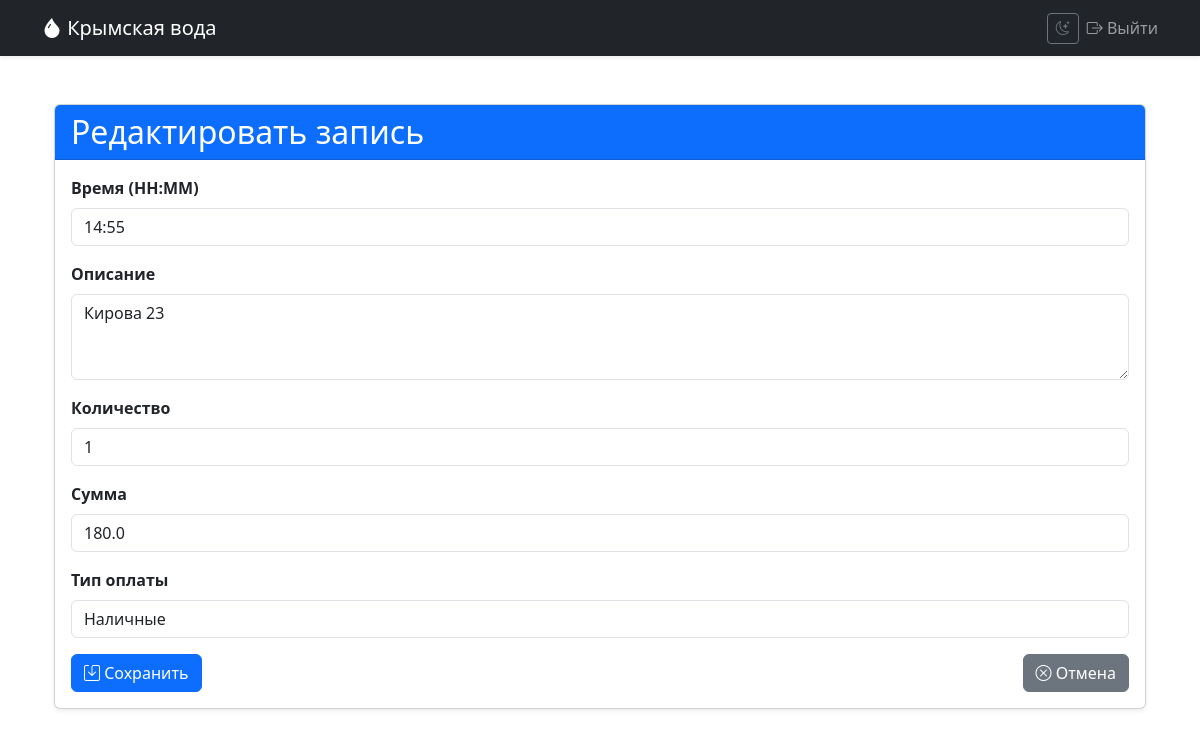
The page /edit/6 (signed in) on the database as committed earlier.
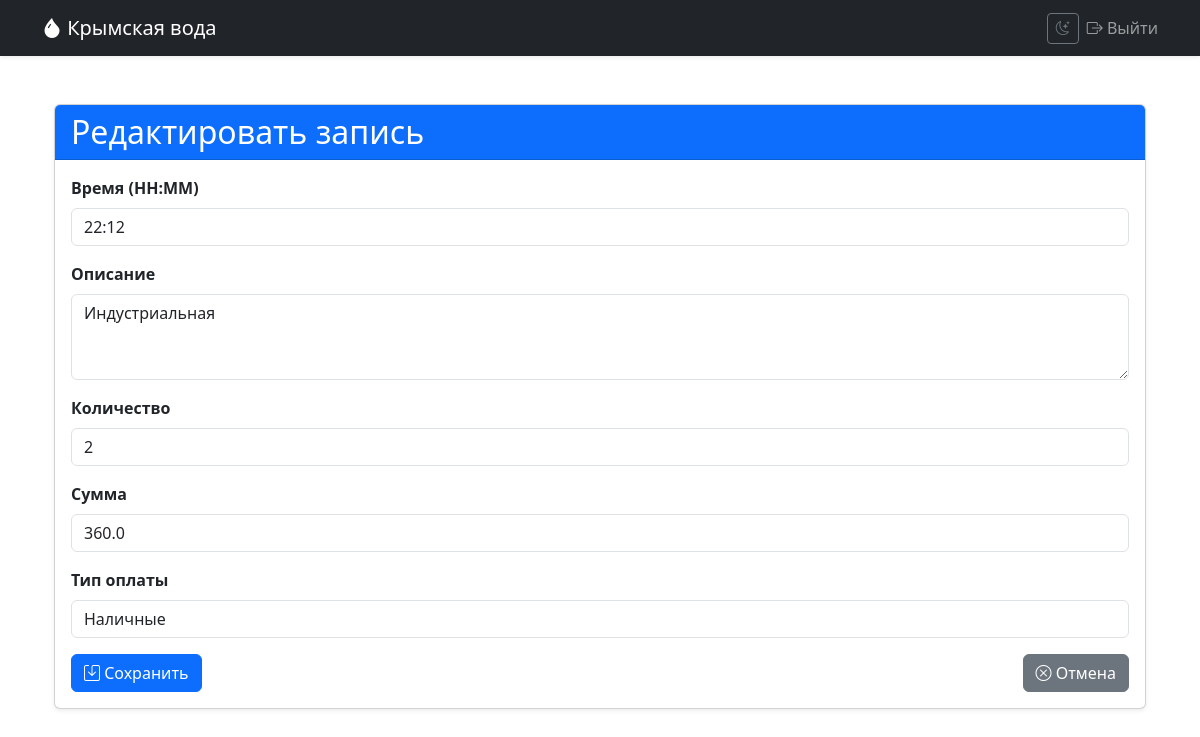
The same page on the database as committed later.
### app/models.py (models this page shows, shortened)
class DeliveryRecord(db.Model):
    id = db.Column(db.Integer, primary_key=True)
    date = db.Column(db.Date, index=True, default=datetime.utcnow)
    time = db.Column(db.String(5), nullable=False)  # HH:MM format
    description = db.Column(db.String(200), nullable=True)  # Сделали nullable
    quantity = db.Column(db.Integer, nullable=True)         # Сделали nullable
    amount = db.Column(db.Float, nullable=True)             # Сделали nullable
    payment_type = db.Column(db.String(20), nullable=True)  # Сделали nullable
    user_id = db.Column(db.Integer, db.ForeignKey('user.id'), nullable=False)
    note = db.Column(db.Text, nullable=True)                # Добавлено поле для заметки
    is_note = db.Column(db.Boolean, default=False, nullable=False)  # Добавлено поле для флага

### app/delivery/routes.py (the view, shortened to what this page needs)
@bp.route('/edit/<int:id>', methods=['GET', 'POST'])
@login_required
def edit_record(id):
    record = DeliveryRecord.query.get_or_404(id)
    if record.user_id != current_user.id:
        abort(403)
    if record.is_note:
        form = NoteForm(obj=record)
    else:
        form = DeliveryRecordForm(obj=record)
    return render_template('delivery/edit.html', form=form, record=record)

### app/delivery/forms.py
class DeliveryRecordForm(FlaskForm):
    time = StringField('Время (HH:MM)', validators=[DataRequired()])
    description = TextAreaField('Описание', validators=[DataRequired()])
    quantity = IntegerField('Количество', validators=[DataRequired(), NumberRange(min=1)])
    amount = FloatField('Сумма', validators=[DataRequired(), NumberRange(min=0)])
    payment_type = SelectField('Тип оплаты',
                             choices=[('', 'Не выбран'), ('нал', 'Наличные'), ('перевод', 'Перевод')],
                             validators=[DataRequired()])
    submit = SubmitField('Сохранить')

### app/models.py (called while the page is built)
@login_manager.user_loader
def load_user(user_id):
    return User.query.get(int(user_id))

### app/templates/delivery/edit.html (shortened to what this page needs)
{% extends "base.html" %}  {% block content
%}
<div class="container mt-5">
    <div class="card shadow-sm">
        <div class="card-header bg-primary text-white">
            <h2 class="mb-0">
                {% if record.is_note %}Редактировать заметку{% else
                %}Редактировать запись{% endif %}
            </h2>
        </div>
        <div class="card-body">
            <form
                method="POST"
                action="{{ url_for('delivery.edit_record', id=record.id) }}"
            >
                <div class="mb-3">
                    {{ form.time.label(class="form-label fw-bold") }} {{
                    form.time(class="form-control") }}
                </div>
                {% if record.is_note %}
                <div class="mb-3">
                    {{ form.note.label(class="form-label fw-bold") }} {{
                    form.note(class="form-control", rows=3) }} {% for error in
                    form.note.errors %}
                    <span class="text-danger">{{ error }}</span>
                    {% endfor %}
                </div>
                {% else %}
                <div class="mb-3">
                    {{ form.description.label(class="form-label fw-bold") }} {{
                    form.description(class="form-control", rows=3) }}
                </div>
                <div class="mb-3">
                    {{ form.quantity.label(class="form-label fw-bold") }} {{
                    form.quantity(class="form-control") }}
                </div>
                <div class="mb-3">
                    {{ form.amount.label(class="form-label fw-bold") }} {{
                    form.amount(class="form-control") }}
                </div>
                <div class="mb-3">
                    {{ form.payment_type.label(class="form-label fw-bold") }} {{
                    form.payment_type(class="form-control") }}
                </div>
                {% endif %}
                <div class="d-flex justify-content-between">
                    <button type="submit" class="btn btn-primary">
                        <i class="bi bi-save"></i> Сохранить
                    </button>
                    <a
                        href="{{ url_for('delivery.list_records', date=record.date.isoformat()) }}"
                        class="btn btn-secondary"
                    >
                        <i class="bi bi-x-circle"></i> Отмена
                    </a>
                </div>
            </form>
        </div>
    </div>
</div>
{% endblock %}

Rows that differ between the two databases and show on the page:
changed DeliveryRecord "Наличные": time "14:55" → "22:12"; description "Кирова 23" → "Индустриальная"; quantity "1" → "2"; amount "180.0" → "360.0"
